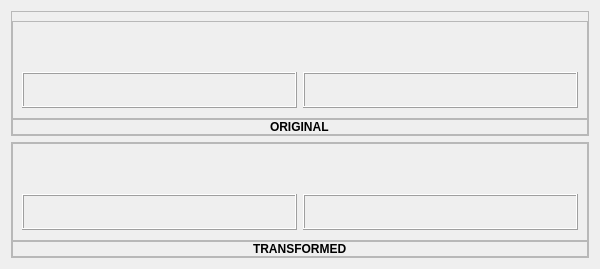
            <widget class="QWidget" name="seg">
             <property name="minimumSize">
              <size>
               <width>600</width>
               <height>0</height>
              </size>
             </property>
             <layout class="QVBoxLayout" name="verticalLayout_13">
              <item>
               <widget class="QFrame" name="frame_15">
                <property name="frameShape">
                 <enum>QFrame::StyledPanel</enum>
                </property>
                <property name="frameShadow">
                 <enum>QFrame::Raised</enum>
                </property>
                <layout class="QVBoxLayout" name="verticalLayout_14">
                 <property name="spacing">
                  <number>0</number>
                 </property>
                 <property name="leftMargin">
                  <number>0</number>
                 </property>
                 <property name="rightMargin">
                  <number>0</number>
                 </property>
                 <property name="bottomMargin">
                  <number>0</number>
                 </property>
                 <item>
                  <widget class="QFrame" name="frame_17">
                   <property name="frameShape">
                    <enum>QFrame::StyledPanel</enum>
                   </property>
                   <property name="frameShadow">
                    <enum>QFrame::Raised</enum>
                   </property>
                   <layout class="QHBoxLayout" name="horizontalLayout_13">
                    <property name="topMargin">
                     <number>50</number>
                    </property>
                    <property name="bottomMargin">
                     <number>10</number>
                    </property>
                    <item>
                     <widget class="QFrame" name="frame_23">
                      <property name="frameShape">
                       <enum>QFrame::Box</enum>
                      </property>
                      <property name="frameShadow">
                       <enum>QFrame::Raised</enum>
                      </property>
                      <layout class="QVBoxLayout" name="verticalLayout_18">
                       <item>
                        <widget class="QLabel" name="img_original_s">
                         <property name="text">
                          <string/>
                         </property>
                         <property name="scaledContents">
                          <bool>true</bool>
                         </property>
                        </widget>
                       </item>
                      </layout>
                     </widget>
                    </item>
                    <item>
                     <widget class="QFrame" name="frame_24">
                      <property name="frameShape">
                       <enum>QFrame::Box</enum>
                      </property>
                      <property name="frameShadow">
                       <enum>QFrame::Raised</enum>
                      </property>
                      <layout class="QVBoxLayout" name="verticalLayout_19">
                       <item>
                        <widget class="QLabel" name="mask_original">
                         <property name="text">
                          <string/>
                         </property>
                         <property name="scaledContents">
                          <bool>true</bool>
                         </property>
                        </widget>
                       </item>
                      </layout>
                     </widget>
                    </item>
                   </layout>
                  </widget>
                 </item>
                 <item>
                  <widget class="QFrame" name="frame_18">
                   <property name="maximumSize">
                    <size>
                     <width>16777215</width>
                     <height>40</height>
                    </size>
                   </property>
                   <property name="frameShape">
                    <enum>QFrame::StyledPanel</enum>
                   </property>
                   <property name="frameShadow">
                    <enum>QFrame::Raised</enum>
                   </property>
                   <layout class="QHBoxLayout" name="horizontalLayout_10">
                    <property name="spacing">
                     <number>0</number>
                    </property>
                    <property name="leftMargin">
                     <number>0</number>
                    </property>
                    <property name="topMargin">
                     <number>0</number>
                    </property>
                    <property name="rightMargin">
                     <number>0</number>
                    </property>
                    <property name="bottomMargin">
                     <number>0</number>
                    </property>
                    <item alignment="Qt::AlignHCenter">
                     <widget class="QLabel" name="label_9">
                      <property name="font">
                       <font>
                        <family>Segoe UI</family>
                        <pointsize>9</pointsize>
                        <bold>true</bold>
                       </font>
                      </property>
                      <property name="text">
                       <string>ORIGINAL</string>
                      </property>
                     </widget>
                    </item>
                   </layout>
                  </widget>
                 </item>
                </layout>
               </widget>
              </item>
              <item>
               <widget class="QFrame" name="frame_16">
                <property name="frameShape">
                 <enum>QFrame::StyledPanel</enum>
                </property>
                <property name="frameShadow">
                 <enum>QFrame::Raised</enum>
                </property>
                <layout class="QVBoxLayout" name="verticalLayout_15">
                 <property name="spacing">
                  <number>0</number>
                 </property>
                 <property name="leftMargin">
                  <number>0</number>
                 </property>
                 <property name="topMargin">
                  <number>0</number>
                 </property>
                 <property name="rightMargin">
                  <number>0</number>
                 </property>
                 <property name="bottomMargin">
                  <number>0</number>
                 </property>
                 <item>
                  <widget class="QFrame" name="frame_19">
                   <property name="frameShape">
                    <enum>QFrame::StyledPanel</enum>
                   </property>
                   <property name="frameShadow">
                    <enum>QFrame::Raised</enum>
                   </property>
                   <layout class="QHBoxLayout" name="horizontalLayout_14">
                    <property name="topMargin">
                     <number>50</number>
                    </property>
                    <property name="bottomMargin">
                     <number>10</number>
                    </property>
                    <item>
                     <widget class="QFrame" name="frame_25">
                      <property name="frameShape">
                       <enum>QFrame::Box</enum>
                      </property>
                      <property name="frameShadow">
                       <enum>QFrame::Raised</enum>
                      </property>
                      <layout class="QVBoxLayout" name="verticalLayout_20">
                       <item>
                        <widget class="QLabel" name="img_result_s">
                         <property name="text">
                          <string/>
                         </property>
                         <property name="scaledContents">
                          <bool>true</bool>
                         </property>
                        </widget>
                       </item>
                      </layout>
                     </widget>
                    </item>
                    <item>
                     <widget class="QFrame" name="frame_26">
                      <property name="frameShape">
                       <enum>QFrame::Box</enum>
                      </property>
                      <property name="frameShadow">
                       <enum>QFrame::Raised</enum>
                      </property>
                      <layout class="QVBoxLayout" name="verticalLayout_21">
                       <item>
                        <widget class="QLabel" name="mask_result">
                         <property name="text">
                          <string/>
                         </property>
                         <property name="scaledContents">
                          <bool>true</bool>
                         </property>
                        </widget>
                       </item>
                      </layout>
                     </widget>
                    </item>
                   </layout>
                  </widget>
                 </item>
                 <item>
                  <widget class="QFrame" name="frame_20">
                   <property name="maximumSize">
                    <size>
                     <width>16777215</width>
                     <height>40</height>
                    </size>
                   </property>
                   <property name="frameShape">
                    <enum>QFrame::StyledPanel</enum>
                   </property>
                   <property name="frameShadow">
                    <enum>QFrame::Raised</enum>
                   </property>
                   <layout class="QHBoxLayout" name="horizontalLayout_11">
                    <property name="spacing">
                     <number>0</number>
                    </property>
                    <property name="leftMargin">
                     <number>0</number>
                    </property>
                    <property name="topMargin">
                     <number>0</number>
                    </property>
                    <property name="rightMargin">
                     <number>0</number>
                    </property>
                    <property name="bottomMargin">
                     <number>0</number>
                    </property>
                    <item alignment="Qt::AlignHCenter">
                     <widget class="QLabel" name="label_10">
                      <property name="font">
                       <font>
                        <family>Segoe UI</family>
                        <pointsize>9</pointsize>
                        <bold>true</bold>
                       </font>
                      </property>
                      <property name="text">
                       <string>TRANSFORMED</string>
                      </property>
                     </widget>
                    </item>
                   </layout>
                  </widget>
                 </item>
                </layout>
               </widget>
              </item>
             </layout>
            </widget>
